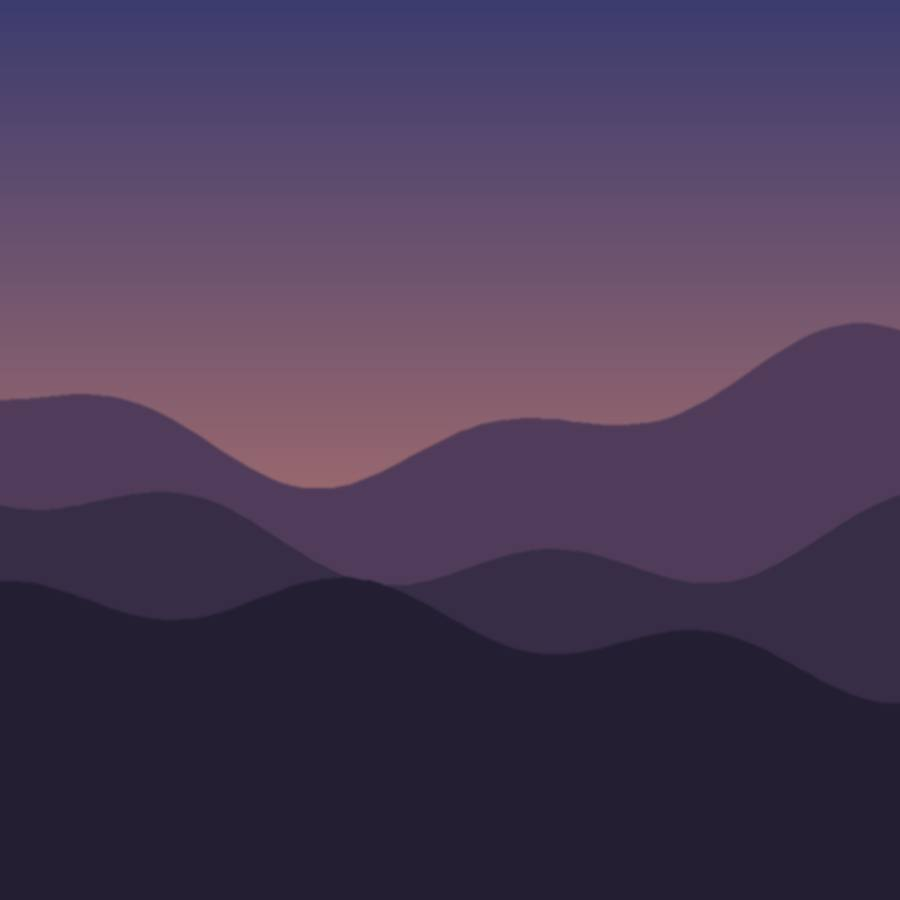
#> input picture open_terminal/rootfs/usr/local/share/dokumente/beispiele/reise-bilder/abend.jpg, 900 x 900 px; its folder holds only this picture in this run
$ python -i fotolib.py   (imports and definitions only)   (older library calls are emulated)
#> lines starting #> are read from the running program, lines starting #| are printed output that depends on the picture
"""Bildfunktionen von Foto MCP: sichten, Schräglage, Gesichter, Tonwert, Zuschnitt, Regler, Effekte, Retusche.

Alles arbeitet auf RGB-Arrays (uint8 oder float32 0..1). Kein Weißabgleich (verfälscht Wiesen
und Kunstlicht). Originale werden nie überschrieben, das regelt server.py.
"""
from __future__ import annotations

import hashlib
import io
import math
import os
import threading

import cv2
import numpy as np
from PIL import Image, ImageDraw, ImageOps

# [1 line not run here, left out]

ASPECTS = {'3:2': 1.5, '4:3': 4 / 3, '5:4': 1.25, '1:1': 1.0, '4:5': 0.8, '3:4': 0.75,
           '2:3': 2 / 3, '16:9': 16 / 9, '9:16': 9 / 16}
EXIF_NAMES = {0x0110: 'kamera', 0x920A: 'brennweite', 0xA405: 'brennweite_kb', 0x829D: 'blende',
              0x829A: 'belichtung', 0x8827: 'iso', 0x9003: 'aufnahme', 0xA434: 'objektiv'}
MODEL = os.environ.get('FOTO_MODEL', '/opt/foto/face_landmarker.task')


# ---------- Laden / Speichern ----------
# [53 lines left out: functions load, iso_of, exif_info, save_jpg, not called in this run]


def jpeg_bytes(img, quality: int = 82) -> bytes:
    b = io.BytesIO(); Image.fromarray(img).save(b, format='JPEG', quality=quality); return b.getvalue()


# [16 lines left out: functions md5, sharpness, not called in this run]


# ---------- Tonwert, Rauschen, Schärfe ----------
# Gegen Tonwertabrisse (Stufen im Himmel) und ausgefressene Lichter:
# - Entrauschen nur der Farbe (a/b), Helligkeit erst ab ISO 1600 und nur halb.
# - Weißpunkt aus dem hellsten Kanal, damit kein Kanal neu ausläuft.
# - Lichter über eine kantenerhaltende Basisebene etwas absenken, die Struktur darin bleibt.
# - Schärfen mit Schwelle, glatte Flächen bleiben glatt.
# - 8 Bit erst beim Speichern, mit Dreiecks-Dithering.
_W = np.array([0.299, 0.587, 0.114], np.float32)


def smoothstep(a, b, x):
    t = np.clip((x - a) / (b - a), 0, 1)
    return t * t * (3 - 2 * t)


# [51 lines left out: functions base_layer, auto_tone, denoise, usm, to_u8, not called in this run]


# ---------- Schräglage ----------
def tilt(rgb, people=None, hz=None) -> tuple[float, str | None, float]:
    """Schräglage. Reihenfolge: echter Horizont (hz aus szene.horizont: gerade Grenze Himmel/Land
    oder Uferlinie), dann senkrechte Kanten (Winkel gegen waagrechte Bildposition linear angepasst,
    stürzende Linien, Wert in der Bildmitte), zuletzt übrige waagrechte Linien.
    Widerspricht ein Horizont deutlich starken Senkrechten (> 1°), ist er meist eine Dachkante in
    Perspektive; dann gelten die Senkrechten.
    people: Rechtecke (x0, y0, x1, y1) in Bildpixeln, deren Linien nicht zählen (Kleidung, Körper).
    Liefert (Grad gegen den Uhrzeigersinn, Quelle, Gewicht)."""
    g = cv2.cvtColor(rgb if rgb.dtype == np.uint8 else (rgb * 255).astype(np.uint8), cv2.COLOR_RGB2GRAY)
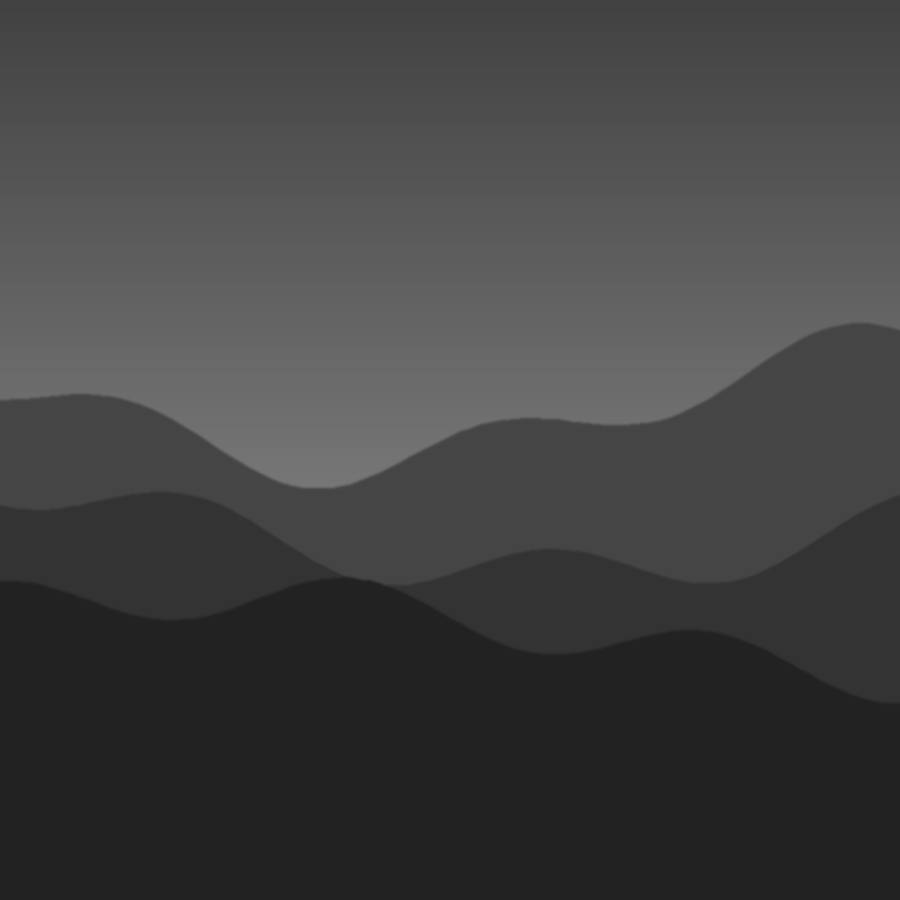
#> g: shape (900, 900); min 31, max 121, mean 65.7
    s = 2000 / max(g.shape)
#> s = 2.22
    if s < 1:
        g = cv2.resize(g, None, fx=s, fy=s, interpolation=cv2.INTER_AREA)
    h, w = g.shape; L = cv2.createLineSegmentDetector().detect(g)[0]
#> after `h, w = g.shape`: h = 900; w = 900
#> after `L = cv2.createLineSegmentDetector().detect(g)[0]`: L = 58 rows, first 6: [244.7, 465, 281.3, 483], [322.3, 488.8, 360.9, 480.9], [372.4, 475.5, 460.8, 429.8], [279, 483.1, 321.9, 488.8], [538.2, 417.6, 626.9, 425.7], [160.7, 411.7, 237.8, 460.4]
    sc = w / rgb.shape[1]
#> sc = 1
    boxes = [tuple(v * sc for v in b) for b in (people or [])]
#> boxes = []
    H, V = [], []
    for x1, y1, x2, y2 in (L.reshape(-1, 4) if L is not None else []):
        ln = math.hypot(x2 - x1, y2 - y1)
        if ln < 0.05 * max(h, w):
            continue
        mx, my = (x1 + x2) / 2, (y1 + y2) / 2
        if any(b[0] <= mx <= b[2] and b[1] <= my <= b[3] for b in boxes):
            continue
        a = (math.degrees(math.atan2(y2 - y1, x2 - x1)) + 90) % 180 - 90
        if abs(a) < 12:
            H.append((a, ln))
        elif abs(abs(a) - 90) < 12:
            V.append((a - 90 if a > 0 else a + 90, ln, (x1 + x2) / 2 / w - 0.5))
#> this loop made 58 passes
#> (x1, y1, x2, y2, ln) on passes 1, 2, 4, 7, 8, 9, 10, 11, 12, 14, 15, 16: (244.7, 465, 281.3, 483, 40.81), (322.3, 488.8, 360.9, 480.9, 39.47), (279, 483.1, 321.9, 488.8, 43.29), (361.1, 479.3, 371.7, 475.2, 11.4), (238.2, 460.4, 244.9, 464.4, 7.73), (461.1, 429.7, 503.2, 418.2, 43.63), (639.2, 420.7, 639.8, 424.5, 3.9), (0.554, 399.6, 38.22, 397.1, 37.75), (503, 419.4, 538.2, 416.5, 35.29), (640.6, 422.8, 665.6, 418.9, 25.28), (137.8, 402.7, 159.9, 412.3, 24.12), (70.64, 392.8, 98.2, 394.3, 27.59)
#> (x1, y1, x2, y2, ln, mx, my, a) on passes 3, 5, 6, 13, 20: (372.4, 475.5, 460.8, 429.8, 99.54, 416.6, 452.6, -27.3), (538.2, 417.6, 626.9, 425.7, 89.06, 582.5, 421.6, 5.2), (160.7, 411.7, 237.8, 460.4, 91.17, 199.3, 436, 32.26), (665.5, 419.3, 712.3, 396.6, 52.01, 688.9, 407.9, -25.9), (712.5, 396, 780.7, 349.5, 82.53, 746.6, 372.7, -34.25)
#> after the loop, H = [(5.2, 89.06)]; V = []
    vv = None
    if len(V) >= 4:
        a = np.array([v[0] for v in V]); wt = np.array([v[1] for v in V]); x = np.array([v[2] for v in V])
        m = np.ones(len(a), bool); c = k = 0.0
        for _ in range(3):
            if m.sum() < 4:
                break
            A = np.stack([np.ones(m.sum()), x[m]], 1); W = np.sqrt(wt[m])
            c, k = np.linalg.lstsq(A * W[:, None], a[m] * W, rcond=None)[0]
            m = np.abs(a - (c + k * x)) < 1.2
        if m.sum() >= 4 and abs(k) < 15:
            vv = (float(c), float(wt[m].sum() / max(h, w)), int(m.sum()))
    hv = None
    if len(H) >= 3:
        a = np.array([x for x, _ in H]); wt = np.array([ln for _, ln in H])
        hist, e = np.histogram(a, bins=np.arange(-12, 12.01, 0.25), weights=wt)
        i = np.convolve(hist, [1, 2, 3, 2, 1], 'same').argmax(); c = (e[i] + e[i + 1]) / 2
        mm = np.abs(a - c) < 0.75
        hv = (float(np.average(a[mm], weights=wt[mm])), float(wt[mm].sum() / max(h, w)))
    stark = vv is not None and vv[1] >= 0.8 and vv[2] >= 5
    if hz:
        if not (stark and abs(hz['winkel'] - vv[0]) > 1.0):
            return round(float(hz['winkel']), 2), 'horizont', round(float(hz.get('gewicht', 1.0)), 2)
    if stark:
        return round(vv[0], 2), 'senkrecht', round(vv[1], 2)
    if hv and hv[1] >= 3.0 and abs(hv[0]) < 3:
        return round(hv[0], 2), 'waagrecht', round(hv[1], 2)
    return 0.0, None, 0.0


# [14 lines left out: functions rotate, valid_rect, not called in this run]


# ---------- Gesichter (MediaPipe) ----------
_LM = None
_LM_LOCK = threading.Lock()  # MediaPipe-Landmarker ist nicht für parallele Aufrufe gedacht


# [130 lines left out: functions _close_landmarker, _landmarker, _detect, faces, person_boxes, face_boxes and 3 more, not called in this run]


# ---------- Anpassen (Regler wie in Snapseeds Feinabstimmung, -100..100) ----------
REGLER = ('helligkeit', 'kontrast', 'lichter', 'schatten', 'atmosphaere', 'struktur', 'saettigung', 'waerme',
          'schaerfen', 'vignette')
BEREICHE = ('himmel', 'gruen', 'wasser', 'person', 'motiv', 'hintergrund')
EFFEKTE = ('bw', 'film', 'glow', 'clarity', 'tonal', 'hdr', 'drama', 'vignette', 'lens_blur')


# [302 lines left out: functions _setze_L, _struktur_maske, _saettigung, regler, maske_gross, anpassen and 11 more, not called in this run]

>>> import cv2
>>> picture = cv2.cvtColor(cv2.imread('../../../../open_terminal/rootfs/usr/local/share/dokumente/beispiele/reise-bilder/abend.jpg'), cv2.COLOR_BGR2RGB)
>>> result = tilt(picture)

$ run again, on open_terminal/rootfs/usr/local/share/dokumente/beispiele/reise-bilder/titel.jpg
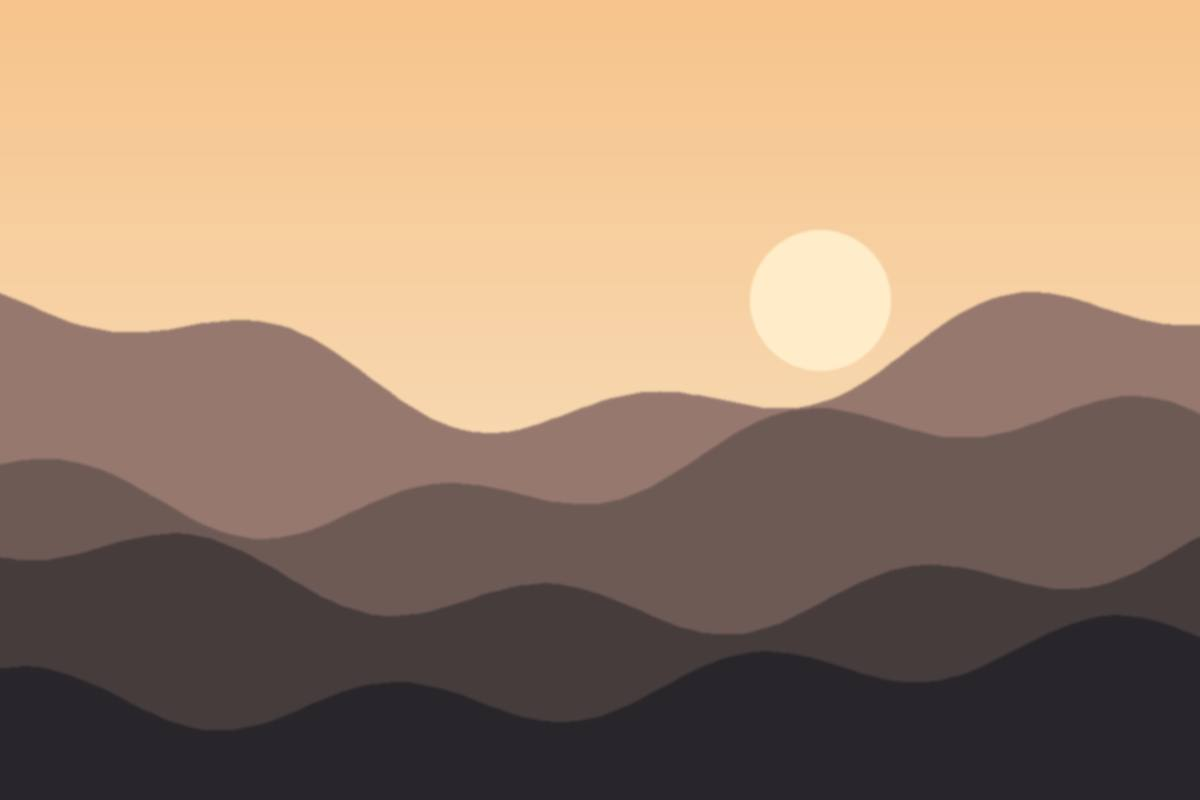
#> input picture open_terminal/rootfs/usr/local/share/dokumente/beispiele/reise-bilder/titel.jpg, 1200 x 800 px
#> in tilt, `g = cv2.cvtColor(rgb if rgb.dtype == np.uint8 else (rgb * 255).astype(..`:
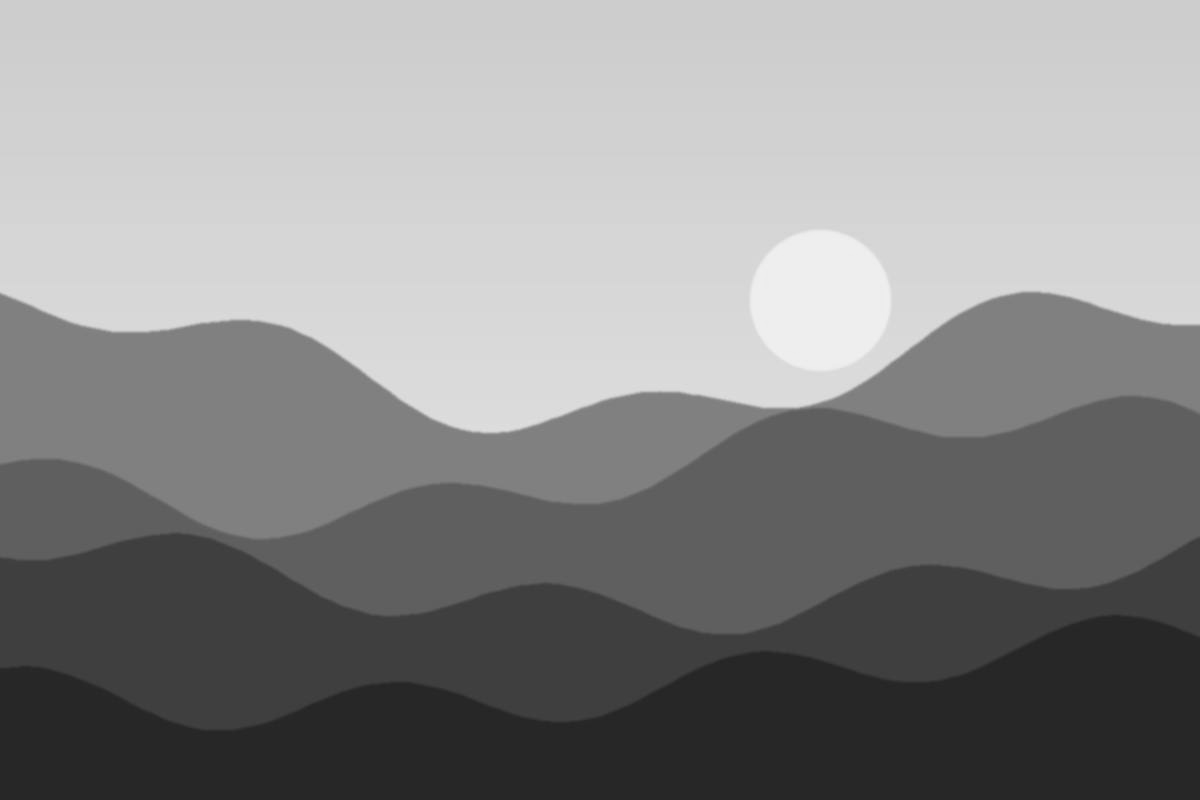
#> g: shape (800, 1200); min 36, max 241, mean 139.3
#> L = 140 rows, first 6: [777.2, 409.6, 821.5, 403.8], [437.7, 422.7, 489.4, 434.3], [395.1, 396.8, 437.6, 421.9], [695.2, 393.8, 764.2, 407.7], [518.7, 429.9, 610, 397.4], [131.9, 333, 237.1, 318.5]
#> the loop in tilt, `for x1, y1, x2, y2 in (L.reshape(-1, 4) if L is not None else []):` made 140 passes
#> (x1, y1, x2, y2, ln) on passes 1, 2, 3, 7, 9, 10, 11, 12: (777.2, 409.6, 821.5, 403.8, 44.61), (437.7, 422.7, 489.4, 434.3, 53.02), (395.1, 396.8, 437.6, 421.9, 49.31), (640.6, 390.4, 697.1, 393.5, 56.58), (821.4, 402.1, 852.4, 389, 33.65), (237.9, 318, 289.8, 326.5, 52.6), (610.5, 397.6, 641.6, 391.5, 31.63), (490.4, 432.9, 518.4, 429.5, 28.21)
#> after the loop in tilt, `for x1, y1, x2, y2 in (L.reshape(-1, 4) if L is not None else []):`: H = [(11.34, 70.36), (-7.83, 106.2)]; V = []
